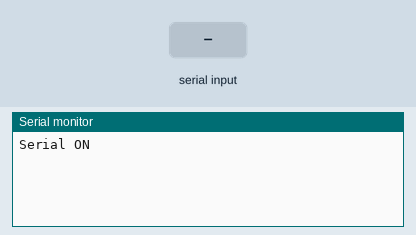
A sketch run on a simulated Arduino Mega 2560, built with avr-gcc and run on an emulated ATmega2560. On the bench: the last lines printed to the serial monitor. Inputs (shaded band) come from the test bench.

Above: at 4.8 s.
4.9 s: "A" received over Serial
At 6.0 s:
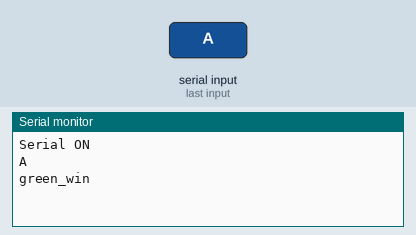
6.4 s: byte 75 ('K') received over Serial
At 9.2 s:
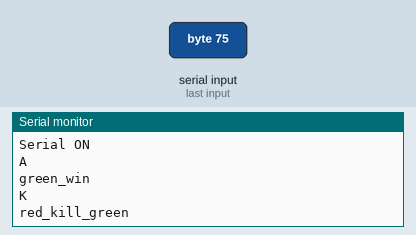
9.4 s: byte 76 ('L') received over Serial
At 12.8 s:
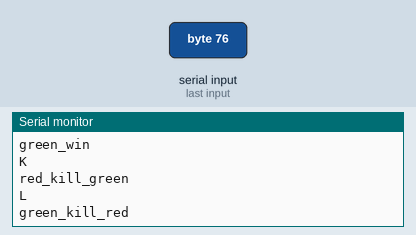

Measured:
- after the input at 4.9 s, the serial monitor: prints a new line at once (image 1)
- after the input at 6.4 s, the serial monitor: prints a new line after 2.0 s (image 2)
- after the input at 9.4 s, the serial monitor: prints a new line after 2.5 s (image 3)

The sketch:

speaker.ino
```cpp
/*********************************************************************
  文件名：zwvoice.ino
  描述：播放中文语音
  适用主板：Arduino UNO、NANO、Pro MINI、Leonado、MEGA2560或其他兼容板
  适用模块：VoicePro TTS语音合成模块
  配合模块：
  汉字网址：https://www.107000.com/T-Hex/
*********************************************************************/

#include <SoftwareSerial.h>

SoftwareSerial mySerial_speaker(22, 23); //使用软件串口，模块TX接D10，RX接D11
char Chinese_welcome[40] = {char(0xBB), char(0xB6), char(0xD3), char(0xAD), char(0xCA), char(0xB9), char(0xD3), char(0xC3), char(0xD6), char(0xC7), char(0xC4), char(0xDC), char(0xBE), char(0xFC), char(0xC6), char(0xEC), char(0xD6), char(0xFA), char(0xCA), char(0xD6)}; //欢迎使用智能军旗助手
char Chinese_gw[20] = {char(0xC2), char(0xCC), char(0xB7), char(0xBD), char(0xBB), char(0xF1), char(0xCA), char(0xA4)}; //绿方获胜
char Chinese_rw[20] = {char(0xBA), char(0xEC), char(0xB7), char(0xBD), char(0xBB), char(0xF1), char(0xCA), char(0xA4)}; //红方获胜
char Chinese_es[20] = {char(0xCB), char(0xAB), char(0xB7), char(0xBD), char(0xCB), char(0xBE), char(0xC1), char(0xEE), char(0xD5), char(0xF3), char(0xCD), char(0xF6)}; //双方司令阵亡
char Chinese_rskbz[20] = {char(0xBA), char(0xEC), char(0xB7), char(0xBD), char(0xCB), char(0xBE), char(0xC1), char(0xEE), char(0xB1), char(0xBB), char(0xD5), char(0xA8), char(0xCB), char(0xC0)}; //红方司令被炸死
char Chinese_gskbz[20] = {char(0xC2), char(0xCC), char(0xB7), char(0xBD), char(0xCB), char(0xBE), char(0xC1), char(0xEE), char(0xB1), char(0xBB), char(0xD5), char(0xA8), char(0xCB), char(0xC0)}; //绿方司令被炸死
char Chinese_equal[20] = {char(0xCB), char(0xAB), char(0xB7), char(0xBD), char(0xC6), char(0xE5), char(0xD7), char(0xD3), char(0xD5), char(0xF3), char(0xCD), char(0xF6)}; //双方棋子阵亡
char Chinese_rskbd[20] = {char(0xBA), char(0xEC), char(0xB7), char(0xBD), char(0xCB), char(0xBE), char(0xC1), char(0xEE), char(0xD5), char(0xF3), char(0xCD), char(0xF6)}; //红方司令阵亡
char Chinese_gskbd[20] = {char(0xC2), char(0xCC), char(0xB7), char(0xBD), char(0xCB), char(0xBE), char(0xC1), char(0xEE), char(0xD5), char(0xF3), char(0xCD), char(0xF6)}; //绿方司令阵亡
char Chinese_rkg[20] = {char(0xC2), char(0xCC), char(0xB7), char(0xBD), char(0xC6), char(0xE5), char(0xD7), char(0xD3), char(0xD5), char(0xF3), char(0xCD), char(0xF6)}; //绿方棋子阵亡
char Chinese_gkr[20] = {char(0xBA), char(0xEC), char(0xB7), char(0xBD), char(0xC6), char(0xE5), char(0xD7), char(0xD3), char(0xD5), char(0xF3), char(0xCD), char(0xF6)}; //红方棋子阵亡

char inputChar = 'Z';
int DELAY_TIME = 3500;

void SYN_FrameInfo(uint8_t Music, char *HZdata);

void setup()
{
    Serial.begin(9600); //设置串口波特率9600
    Serial.println("Serial ON");
    mySerial_speaker.begin(9600);
    mySerial_speaker.print("<S>2"); //设置语速2，（1-3级可调）
    delay(50);
    mySerial_speaker.print("<V>3"); //设置音量3，（1-6级可调，声音过大会失真）
    delay(50);
    SYN_FrameInfo(0, Chinese_welcome); //播放“欢迎使用智能军旗助手”
    delay(DELAY_TIME);
}

void loop()
{
    //串口数据读取
    if(Serial.available())
    {
       inputChar = Serial.read(); //char(Serial.read())
       Serial.println(inputChar);
       if (inputChar=='A'){
         SYN_FrameInfo(0, Chinese_gw); //播放“绿方获胜”
         Serial.println("green_win");
         delay(DELAY_TIME);
       }else if(inputChar=='B'){
         SYN_FrameInfo(0, Chinese_rw); //播放“红方获胜”
         Serial.println("red_win");
         delay(DELAY_TIME);
       }else if(inputChar=='C'){
         SYN_FrameInfo(0, Chinese_es); //播放“双方司令阵亡”
         Serial.println("equal_siling");
         delay(DELAY_TIME);
       }else if(inputChar=='D'){
         SYN_FrameInfo(0, Chinese_rskbz); //播放“红方司令被炸死”
         Serial.println("red_siling_killed_by_zhadan");
         delay(DELAY_TIME);
       }else if(inputChar=='E'){
         SYN_FrameInfo(0, Chinese_gskbz); //播放“绿方司令被炸死”
         Serial.println("green_siling_killed_by_zhadan");
         delay(DELAY_TIME);
       }else if(inputChar=='F'){
         SYN_FrameInfo(0, Chinese_equal); //播放“双方棋子阵亡”
         Serial.println("equal");
         delay(DELAY_TIME);
       }else if(inputChar=='G'){
         SYN_FrameInfo(0, Chinese_rskbd); //播放“红方司令阵亡”
         Serial.println("red_siling_killed_by_dilei");
         delay(DELAY_TIME);
       }else if(inputChar=='H'){
         SYN_FrameInfo(0, Chinese_gskbd); //播放“绿方司令阵亡”
         Serial.println("green_siling_killed_by_dilei");
         delay(DELAY_TIME);
       }else if(inputChar=='I'){
         SYN_FrameInfo(0, Chinese_rkg); //播放“绿方棋子阵亡”
         Serial.println("red_kill_green");
         delay(DELAY_TIME);
       }else if(inputChar=='J'){
         SYN_FrameInfo(0, Chinese_gkr); //播放“红方棋子阵亡”
         Serial.println("green_kill_red");
         delay(DELAY_TIME);
       }else if(inputChar=='K'){
         SYN_FrameInfo(0, Chinese_rkg); //播放“绿方棋子阵亡”
         Serial.println("red_kill_green");
         delay(DELAY_TIME);
       }else if(inputChar=='L'){
         SYN_FrameInfo(0, Chinese_gkr); //播放“红方棋子阵亡”
         Serial.println("green_kill_red");
         delay(DELAY_TIME);
       }else{
         Serial.println("Error: inputChar invalid");
       }
    }
}

void SYN_FrameInfo(uint8_t Music, char *HZdata)
{
    char Frame_Info[100];
    unsigned char HZ_Length;
    unsigned char ecc = 0; //定义校验字节
    unsigned int i = 0;

    HZ_Length = strlen(HZdata);        //需要发送文本的长度
    Frame_Info[0] = 0xFD;              //构造帧头FD
    Frame_Info[1] = 0x00;              //构造数据区长度的高字节
    Frame_Info[2] = HZ_Length + 3;     //构造数据区长度的低字节
    Frame_Info[3] = 0x01;              //构造命令字：合成播放命令
    Frame_Info[4] = 0x00 | Music << 4; //构造命令参数：背景音乐设定
    for (i = 0; i < 5; i++)
    {                                //依次发送构造好的5个帧头字节
        ecc = ecc ^ (Frame_Info[i]); //对发送的字节进行异或校验
    }
    for (i = 0; i < HZ_Length; i++)
    {                            //依次发送待合成的文本数据
        ecc = ecc ^ (HZdata[i]); //对发送的字节进行异或校验
    }
    memcpy(&Frame_Info[5], HZdata, HZ_Length);
    Frame_Info[5 + HZ_Length] = ecc;
    for (i = 0; i < 5 + HZ_Length + 1; i++)
    {
        mySerial_speaker.write(Frame_Info[i]);
    }
}
```
